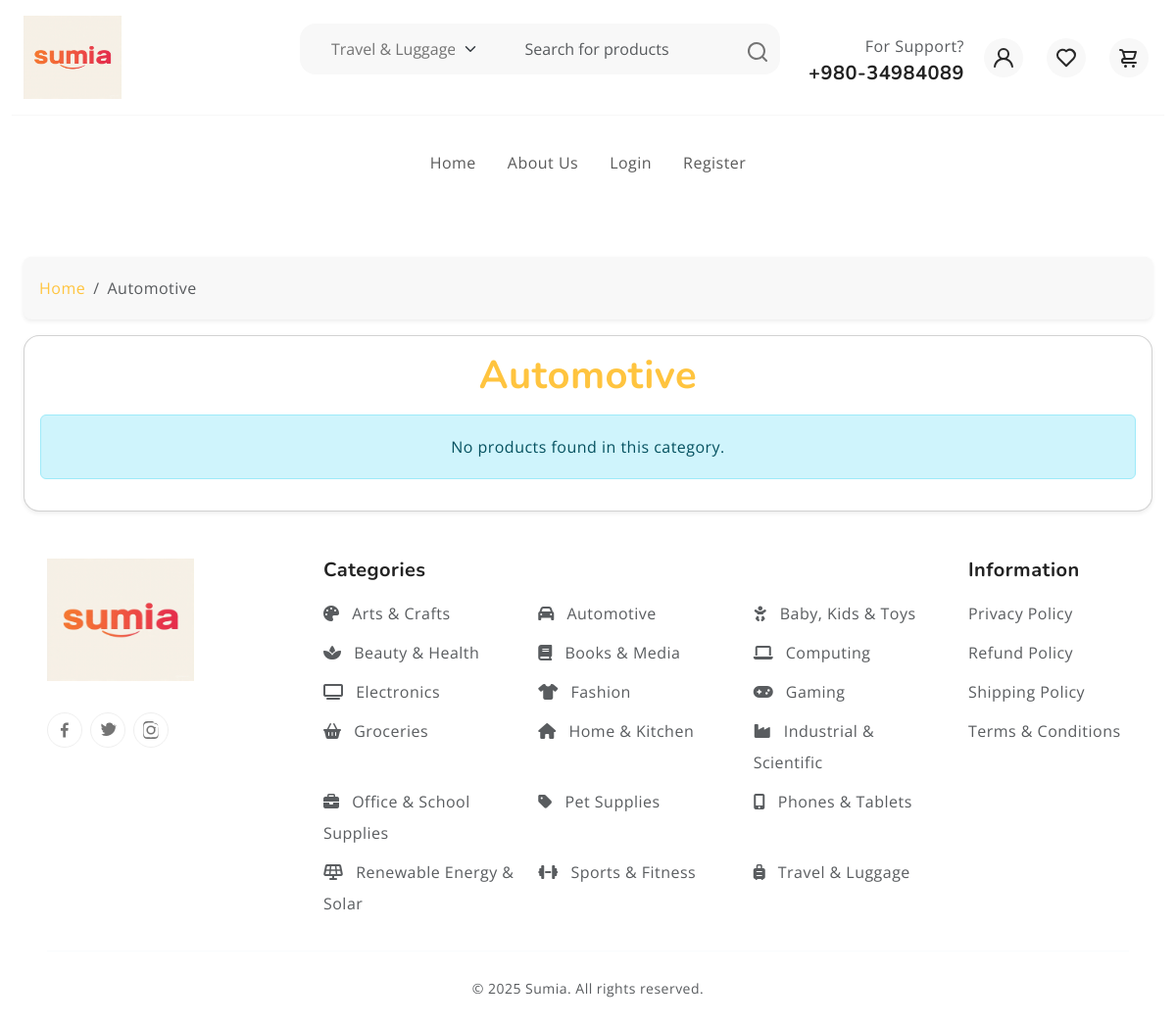
The app's page /category/automotive/, older data.
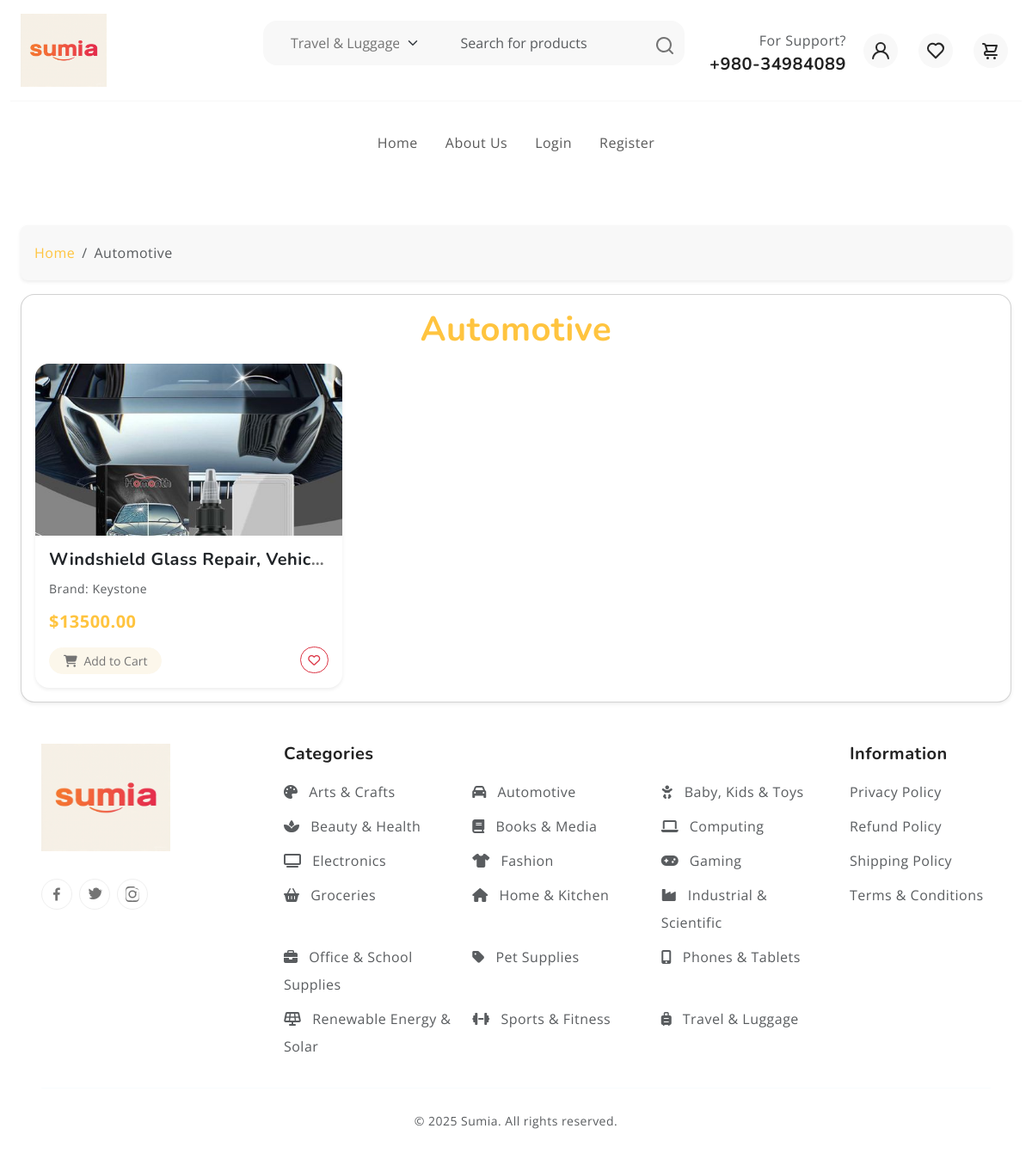
The same page, newer data.
### pages/models.py (models this page shows, shortened)
class Category(models.Model):
    name = models.CharField(max_length=100, unique=True)
    slug = models.SlugField(max_length=100, unique=True, blank=True)
    parent = models.ForeignKey(
        'self',
        on_delete=models.SET_NULL,
        null=True,
        blank=True,
        related_name='subcategories'
    )
    description = models.TextField(blank=True)
    is_active = models.BooleanField(default=True)
    created_at = models.DateTimeField(auto_now_add=True)
    updated_at = models.DateTimeField(auto_now=True)
    icon = models.CharField(
        max_length=50,
        blank=True,
        null=True,
        help_text="Font Awesome 6 icon class (e.g., 'fa-solid fa-laptop'). Auto-assigned if empty."
    )
    class Meta:
        verbose_name_plural = 'Categories'
        ordering = ['name']
    CATEGORY_ICON_MAP = {
        'phones': 'fa-solid fa-mobile-alt', 'tablets': 'fa-solid fa-tablet-alt',
        'electronics': 'fa-solid fa-tv', 'computing': 'fa-solid fa-laptop',
        'laptops': 'fa-solid fa-laptop', 'desktops': 'fa-solid fa-desktop',
        'fashion': 'fa-solid fa-shirt', 'clothing': 'fa-solid fa-shirt',
        'shoes': 'fa-solid fa-shoe-prints', 'beauty': 'fa-solid fa-spa',
        'health': 'fa-solid fa-heart-pulse', 'home': 'fa-solid fa-house',
        'kitchen': 'fa-solid fa-blender', 'baby': 'fa-solid fa-baby',
        'kids': 'fa-solid fa-child', 'toys': 'fa-solid fa-robot',
        'sports': 'fa-solid fa-dumbbell', 'fitness': 'fa-solid fa-running',
        'automotive': 'fa-solid fa-car', 'motorcycles': 'fa-solid fa-motorcycle',
        'books': 'fa-solid fa-book', 'media': 'fa-solid fa-compact-disc',
        'gaming': 'fa-solid fa-gamepad', 'groceries': 'fa-solid fa-basket-shopping',
        'food': 'fa-solid fa-apple-whole', 'office': 'fa-solid fa-briefcase',
        'school': 'fa-solid fa-pencil-alt', 'arts': 'fa-solid fa-palette',
        'crafts': 'fa-solid fa-scissors', 'travel': 'fa-solid fa-suitcase-rolling',
        'luggage': 'fa-solid fa-suitcase', 'pets': 'fa-solid fa-paw',
        'industrial': 'fa-solid fa-industry', 'scientific': 'fa-solid fa-flask',
        'renewable': 'fa-solid fa-solar-panel', 'solar': 'fa-solid fa-sun',
        'power': 'fa-solid fa-bolt', 'smartphones': 'fa-solid fa-mobile-alt',
        'tablets': 'fa-solid fa-tablet-alt', 'televisions': 'fa-solid fa-tv',
        'cameras': 'fa-solid fa-camera', 'printers': 'fa-solid fa-print',
        'fragrances': 'fa-solid fa-spray-can', 'skincare': 'fa-solid fa-face-mask',
        'cookware': 'fa-solid fa-utensils', 'appliances': 'fa-solid fa-fan',
        'diapers': 'fa-solid fa-baby-carriage', 'strollers': 'fa-solid fa-baby-carriage',
        'consoles': 'fa-solid fa-gamepad', 'stationery': 'fa-solid fa-pen-fancy',
        'suitcases': 'fa-solid fa-suitcase-rolling', 'dog food': 'fa-solid fa-dog',
        'cat food': 'fa-solid fa-cat', 'test instruments': 'fa-solid fa-microscope',
        'power tools': 'fa-solid fa-screwdriver-wrench', 'inverters': 'fa-solid fa-charging-station',
        'batteries': 'fa-solid fa-battery-full',
    }
    DEFAULT_ICON = 'fa-solid fa-tag' # Fallback icon

class Product(models.Model):
    name = models.CharField(max_length=200)
    slug = models.SlugField(max_length=200, unique=True, blank=True)
    description = models.TextField()
    price = models.DecimalField(max_digits=10, decimal_places=2)
    discount_price = models.DecimalField(max_digits=10, decimal_places=2, null=True, blank=True)
    image = models.ImageField(upload_to='products/images/')
    stock_quantity = models.IntegerField(default=0)
    is_available = models.BooleanField(default=True)
    created_at = models.DateTimeField(auto_now_add=True)
    updated_at = models.DateTimeField(auto_now=True)
    creator = models.ForeignKey(User, on_delete=models.SET_NULL, null=True, blank=True, related_name='created_products')
    category = models.ForeignKey(
        Category,
        on_delete=models.SET_NULL,
        null=True,
        blank=True,
        related_name='products_in_category'
    )
    brand = models.ForeignKey(Brand, on_delete=models.SET_NULL, null=True, blank=True, related_name='products')
    tags = TaggableManager(blank=True) # For django-taggit
    class Meta:
        ordering = ['-created_at']

class Brand(models.Model):
    name = models.CharField(max_length=100, unique=True)
    slug = models.SlugField(max_length=100, unique=True, blank=True)
    description = models.TextField(blank=True)
    logo = models.ImageField(upload_to='brands/logos/', blank=True, null=True)
    created_at = models.DateTimeField(auto_now_add=True)
    updated_at = models.DateTimeField(auto_now=True)
    class Meta:
        ordering = ['name']

### pages/views.py (the view)
# urls.py: path('category/<slug:slug>/', category_detail, name='category_detail'),
def category_detail(request, slug):
    category = get_object_or_404(Category, slug=slug)
    category_ids = [category.id]
    def get_descendant_ids(current_category):
        ids = []
        for subcat in current_category.subcategories.all():
            ids.append(subcat.id)
            ids.extend(get_descendant_ids(subcat)) # Recursively get sub-subcategories
        return ids
    category_ids.extend(get_descendant_ids(category))
    products = Product.objects.filter(category__id__in=category_ids, is_available=True).order_by('name')
    breadcrumb = []
    current = category
    while current:
        breadcrumb.insert(0, current)
        current = current.parent
    top_level_categories = Category.objects.filter(parent__isnull=True).order_by('name')
    return render(request, 'category_detail.html', {
        'category': category,
        'products': products,
        'breadcrumb': breadcrumb,
        'top_level_categories': top_level_categories, # Pass for base.html
    })

### pages/context_processors.py (called while the page is built)
def categories_for_search(request):
    top_level_categories = Category.objects.filter(parent__isnull=True).prefetch_related('subcategories').order_by('name')
    return {
        'top_level_categories': top_level_categories
    }

### templates/category_detail.html (shortened to what the changed rows need)
{% extends 'base.html' %}
{% load static %}
{% load humanize %}
{% block content %}
<div class="container-fluid my-5">
    <div class="row">
        <nav aria-label="breadcrumb">
            <ol class="breadcrumb bg-light p-3 rounded-3 shadow-sm">
                <li class="breadcrumb-item"><a href="{% url 'home' %}" class="text-decoration-none text-primary">Home</a></li>
                {% for crumb in breadcrumb %}
                    {% if forloop.last %}
                        <li class="breadcrumb-item active" aria-current="page">{{ crumb.name }}</li>
                    {% else %}
                        <li class="breadcrumb-item"><a href="{% url 'category_detail' crumb.slug %}" class="text-decoration-none text-primary">{{ crumb.name }}</a></li>
                    {% endif %}
                {% endfor %}
            </ol>
        </nav>
        <div class="col-12 mb-4">
            <div class="card shadow-sm rounded-4">
                <div class="card-body">
                    <h1 class="card-title text-center text-primary mb-3">{{ category.name }}</h1>
        <div class="col-12">
            {% if products %}
                <div class="row row-cols-1 row-cols-md-2 row-cols-lg-3 g-4">
                    {% for product in products %}
                        <div class="col">
                            <div class="card h-100 shadow-sm rounded-4 border-0 product-card">
                                <a href="{% url 'product_detail' product.slug %}" class="text-decoration-none text-dark">
                                    {% if product.image %}
                                        <img src="{{ product.image.url }}" class="card-img-top rounded-top-4" alt="{{ product.name }}" style="height: 200px; object-fit: cover;">
                                    {% else %}
                                        <img src="https://placehold.co/400x200/cccccc/333333?text=No+Image" class="card-img-top rounded-top-4" alt="No Image" style="height: 200px; object-fit: cover;">
                                    {% endif %}
                                </a>
                                <div class="card-body d-flex flex-column">
                                    <h5 class="card-title fw-bold text-truncate mb-2">
                                        <a href="{% url 'product_detail' product.slug %}" class="text-decoration-none text-dark">{{ product.name }}</a>
                                    </h5>
                                    {% if product.brand %}
                                        <p class="card-text text-muted small mb-1">Brand: {{ product.brand.name }}</p>
                                    {% endif %}
                                    <p class="card-text mb-2">
                                        {% if product.discount_price %}
                                            <span class="text fw-bold fs-5" style="color: red;">${{ product.discount_price|floatformat:2 }}</span>
                                            <span class="text-muted text-decoration-line-through ms-2">${{ product.price|floatformat:2 }}</span>
                                            <span class="badge bg-success ms-2">{{ product.get_discount_percent }}% OFF</span>
                                        {% else %}
                                            <span class="text-primary fw-bold fs-5">${{ product.price|floatformat:2 }}</span>
                                        {% endif %}
                                    </p>
                                    <div class="mt-auto d-flex justify-content-between align-items-center">
                                        {% if product.is_available and product.stock_quantity > 0 %}
                                            <form action="{% url 'add_to_cart' product.id %}" method="post" class="d-inline">
                                                <button type="submit" class="btn btn-warning btn-sm rounded-pill px-3">
                                                    <i class="fas fa-shopping-cart me-1"></i> Add to Cart
                                                </button>
                                            </form>
                                            <a href="{% url 'add_to_wishlist' product.id %}" class="btn btn-outline-danger btn-sm rounded-pill">
                                                <i class="far fa-heart"></i>
                                            </a>
                                        {% else %}
                                            <span class="badge" style="background-color: red;">Out of Stock</span>
                                            <a href="{% url 'add_to_wishlist' product.id %}" class="btn btn-outline-danger btn-sm rounded-pill disabled">
                                                <i class="far fa-heart"></i>
                                            </a>
                                        {% endif %}
                                    </div>
                                </div>
                            </div>
                        </div>
                    {% endfor %}
                </div>
            {% else %}
                <div class="alert alert-info text-center" role="alert">
                    No products found in this category.
                </div>
            {% endif %}
        </div>
    </div>
</div>
{% endblock %}

### templates/base.html (shortened to what the changed rows need)
<!DOCTYPE html>
<html lang="en">
<head>
  {% load static %}
  <link rel="stylesheet" href="https://cdnjs.cloudflare.com/ajax/libs/font-awesome/6.5.2/css/all.min.css"
 />
  <link rel="stylesheet" href="https://cdn.jsdelivr.net/npm/swiper@9/swiper-bundle.min.css">
  <link href="https://cdn.jsdelivr.net/npm/bootstrap@5.3.0-alpha3/dist/css/bootstrap.min.css" rel="stylesheet"
>
  <link rel="stylesheet" type="text/css" href="{% static 'css/vendor.css' %}">
  <link rel="stylesheet" type="text/css" href="{% static 'style.css' %}">
</head>
<body>
  {% block content %}
  {% endblock %}
<footer class="text-light pt-5 pb-4">
  <div class="container-fluid">
    <div class="row gy-4">
      <div class="col-lg-7 col-md-12">
        <div class="row">
          {% for parent in top_level_categories %}
          <div class="col-6 col-sm-4 mb-2">
            <a href="{% url 'category_detail' parent.slug %}" class="text-muted text-decoration-none">
              {% if parent.icon %}<i class="{{ parent.icon }} me-2"></i>{% endif %}
              {{ parent.name }}
            </a>
          </div>
          {% endfor %}
        </div>
      </div>
    </div>
  </div>
</footer>
</body>
</html>

Row changes from the older to the newer data that the page shows:
added Product: image (picture), name "Windshield Glass Repair, Vehic…", brand.name "Keystone", price "13500.00", is_available True (drawn)
Text that changed along with them:
text no longer shown: "No products found in this category."
